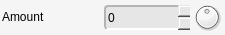
         <widget class="QFrame" name="particleAmount">
          <property name="minimumSize">
           <size>
            <width>225</width>
            <height>35</height>
           </size>
          </property>
          <property name="maximumSize">
           <size>
            <width>225</width>
            <height>35</height>
           </size>
          </property>
          <property name="styleSheet">
           <string notr="true">background-color: rgb(245, 245, 245);
border-radius: 4px;</string>
          </property>
          <property name="frameShape">
           <enum>QFrame::NoFrame</enum>
          </property>
          <property name="frameShadow">
           <enum>QFrame::Plain</enum>
          </property>
          <property name="lineWidth">
           <number>0</number>
          </property>
          <widget class="QLabel" name="particleAmount_lbl">
           <property name="geometry">
            <rect>
             <x>2</x>
             <y>2</y>
             <width>100</width>
             <height>30</height>
            </rect>
           </property>
           <property name="sizePolicy">
            <sizepolicy hsizetype="Fixed" vsizetype="Fixed">
             <horstretch>0</horstretch>
             <verstretch>0</verstretch>
            </sizepolicy>
           </property>
           <property name="minimumSize">
            <size>
             <width>100</width>
             <height>30</height>
            </size>
           </property>
           <property name="maximumSize">
            <size>
             <width>100</width>
             <height>30</height>
            </size>
           </property>
           <property name="font">
            <font>
             <weight>50</weight>
             <bold>false</bold>
            </font>
           </property>
           <property name="styleSheet">
            <string notr="true">border-width: 0px;</string>
           </property>
           <property name="text">
            <string>Amount</string>
           </property>
           <property name="margin">
            <number>1</number>
           </property>
          </widget>
          <widget class="QDoubleSpinBox" name="particleAmount_value">
           <property name="geometry">
            <rect>
             <x>104</x>
             <y>5</y>
             <width>86</width>
             <height>25</height>
            </rect>
           </property>
           <property name="sizePolicy">
            <sizepolicy hsizetype="Fixed" vsizetype="Fixed">
             <horstretch>0</horstretch>
             <verstretch>0</verstretch>
            </sizepolicy>
           </property>
           <property name="minimumSize">
            <size>
             <width>86</width>
             <height>25</height>
            </size>
           </property>
           <property name="maximumSize">
            <size>
             <width>86</width>
             <height>25</height>
            </size>
           </property>
           <property name="styleSheet">
            <string notr="true">background-color: rgb(230, 230, 230);
border-top-color: rgb(180, 180, 180);
border-left-color: rgb(180, 180, 180);
border-bottom-color: rgb(255, 255, 255);
border-right-color: rgb(255, 255, 255);
border-style: solid;
border-width: 2px;</string>
           </property>
           <property name="frame">
            <bool>false</bool>
           </property>
           <property name="buttonSymbols">
            <enum>QAbstractSpinBox::UpDownArrows</enum>
           </property>
           <property name="decimals">
            <number>0</number>
           </property>
           <property name="minimum">
            <double>-9999.000000000000000</double>
           </property>
           <property name="maximum">
            <double>9999.000000000000000</double>
           </property>
           <property name="singleStep">
            <double>1.000000000000000</double>
           </property>
          </widget>
          <widget class="QDial" name="particleAmount_dial">
           <property name="geometry">
            <rect>
             <x>192</x>
             <y>2</y>
             <width>30</width>
             <height>30</height>
            </rect>
           </property>
           <property name="sizePolicy">
            <sizepolicy hsizetype="Fixed" vsizetype="Fixed">
             <horstretch>0</horstretch>
             <verstretch>0</verstretch>
            </sizepolicy>
           </property>
           <property name="minimumSize">
            <size>
             <width>30</width>
             <height>30</height>
            </size>
           </property>
           <property name="maximumSize">
            <size>
             <width>30</width>
             <height>30</height>
            </size>
           </property>
           <property name="styleSheet">
            <string notr="true">border-width: 0px;</string>
           </property>
           <property name="minimum">
            <number>-10000</number>
           </property>
           <property name="maximum">
            <number>10000</number>
           </property>
          </widget>
         </widget>
